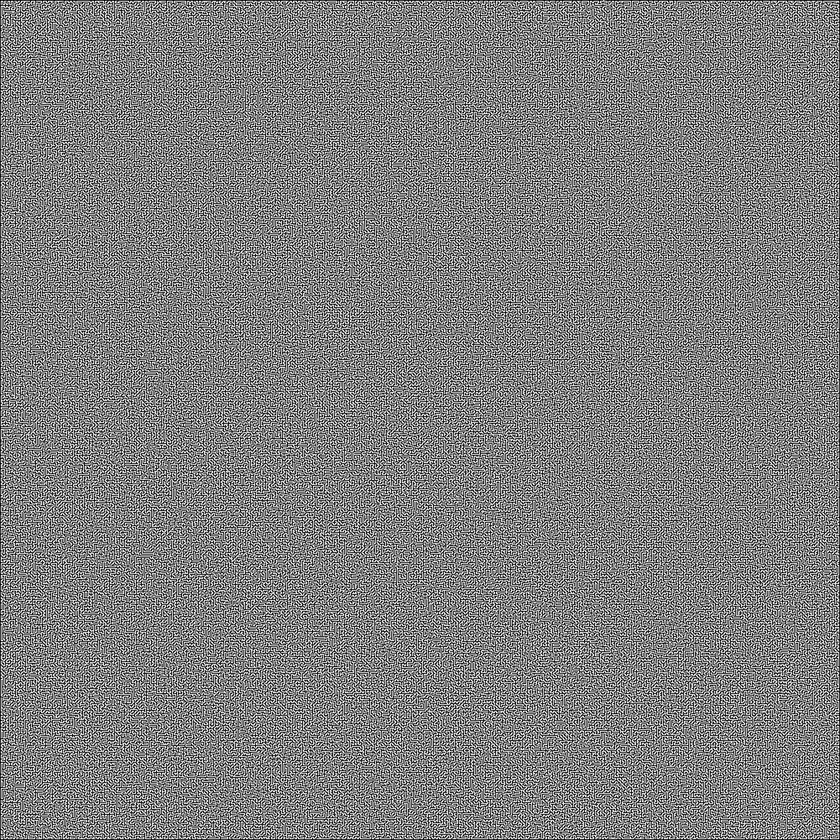
#> input picture mazes/1000x1000.bmp, 840 x 840 px, shrunk from 1001 x 1001 before the run, found by its file name; its folder holds 4 pictures in this run
$ python interpret_maze.py
#> lines starting #> are read from the running program, lines starting #| are printed output that depends on the picture
#> the answer given: mazes/1000x1000.bmp
import cv2
from PIL import Image
import os
import shutil


def generate_text_maze(image, wall_symbol="x", path_symbol="o"):
    # Read in the image into memory
#> called with image = 'mazes/1000x1000.bmp', wall_symbol = 'x', path_symbol = 'o'
    image = cv2.imread(f".//mazes//{image}")
#> image is the input picture: shape (840, 840, 3); min 0, max 255, mean 126.6
    # Maze container
    maze = []
    # Loop through maze and get pixel values
    for row in range(image.shape[0]):
        # Maze row container
        maze_row = []
        # Move across maze
        for column in range(image.shape[1]):
            # Grab Pixel values and if black its a wall else path
            pixel = image[row, column]
            print(pixel)
            if pixel == [0, 0, 0]:
                maze_row.append(wall_symbol)
            else:
                maze_row.append(path_symbol)
        # Append each row to our maze object
        maze.append(maze_row)
#> after the loop, maze = []
    return maze


# Draw the Solution on the graph
# [55 lines left out: functions draw_visited, draw_path, draw_gif_solution, not called in this run]


def main():
    filename = input("Please enter filename (with extension): ")
    try:
        maze = generate_text_maze(filename)
        print("=====================")
        print("      TEXT MAZE      ")
        print("=====================")
        for i in maze:
            print(str("".join(i)))

    except Exception:
        print("Invalid file name")
        main()
#> the answer given: mazes/100x100.bmp
#> call 2 of generate_text_maze, with image = 'mazes/100x100.bmp', wall_symbol = 'x', path_symbol = 'o'
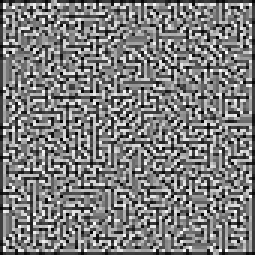
#> input picture mazes/100x100.bmp, 85 x 85 px, shrunk from 101 x 101 before the run, found by its file name (shown 3 times larger)
#> in generate_text_maze, image is the input picture: shape (85, 85, 3); min 0, max 255, mean 124.8
#> the answer given: mazes/200x200.bmp
#> call 3 of generate_text_maze, with image = 'mazes/200x200.bmp', wall_symbol = 'x', path_symbol = 'o'
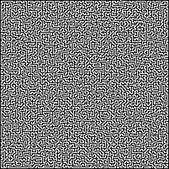
#> input picture mazes/200x200.bmp, 169 x 169 px, shrunk from 201 x 201 before the run, found by its file name
#> in generate_text_maze, image is the input picture: shape (169, 169, 3); min 0, max 255, mean 125.8


if __name__ == "__main__":
#> (the run stopped early here; a loop or call above may not have finished)
